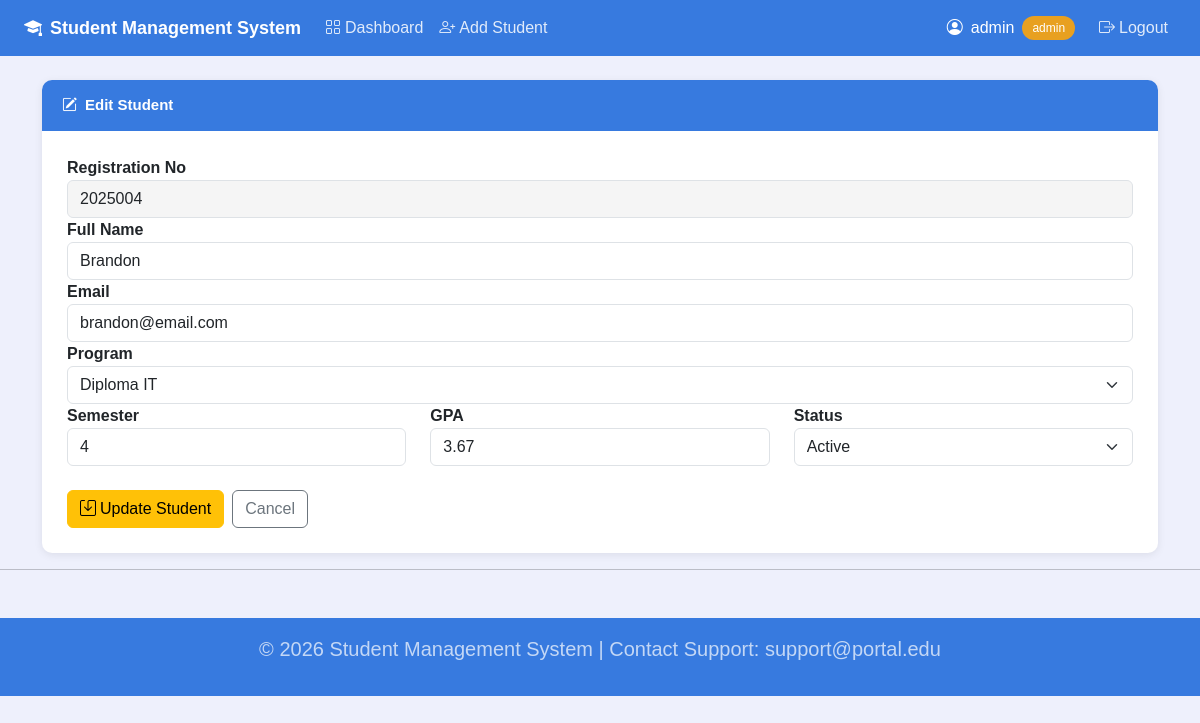
Page /update.php?id=4 (signed in) on the committed database.
### tables this page shows
CREATE TABLE `students` (
  `id` int(11) NOT NULL AUTO_INCREMENT,
  `reg_no` varchar(20) NOT NULL,
  `name` varchar(100) NOT NULL,
  `program` varchar(100) NOT NULL,
  `semester` int(11) DEFAULT 1,
  `gpa` decimal(3,2) DEFAULT 0.00,
  `status` varchar(20) DEFAULT 'Active',
  `email` varchar(100) DEFAULT NULL,
  `user_id` int(11) DEFAULT NULL,
  PRIMARY KEY (`id`),
  KEY `user_id` (`user_id`),
  CONSTRAINT `students_ibfk_1` FOREIGN KEY (`user_id`) REFERENCES `users` (`id`)
);

### update.php (the view, shortened to what this page needs)
<?php
require_once("config/app_config.php");
$id       = $_GET['id'] ?? 0;
$programs = ['Full Stack Web Dev', 'Diploma IT', 'Diploma Computer Science', 'Diploma Business'];
$stmt = mysqli_prepare($conn, "SELECT * FROM students WHERE id = ?");
mysqli_stmt_bind_param($stmt, "i", $id);
mysqli_stmt_execute($stmt);
$result = mysqli_stmt_get_result($stmt);
$s      = mysqli_fetch_assoc($result);
include("includes/header.php");
?>
<div class="container mt-4">
    <div class="form-card">
        <div class="form-card-header">
            <i class="bi bi-pencil-square me-2"></i>Edit Student
        </div>
        <div class="form-card-body">
            <form method="POST">
                <div class="row">
                    <div class="col-12">
                        <label class="fw-bold">Registration No</label>
                        <input type="text" class="form-control" value="<?php echo htmlspecialchars($s['reg_no']); ?>" disabled style="background:#f5f5f5;">
                    </div>
                    <div class="col-12">
                        <label class="fw-bold">Full Name</label>
                        <input type="text" name="name" class="form-control" value="<?php echo htmlspecialchars($s['name']); ?>" required>
                    </div>
                    <div class="col-12">
                        <label class="fw-bold">Email</label>
                        <input type="email" name="email" class="form-control" value="<?php echo htmlspecialchars($s['email']); ?>">
                    </div>
                    <div class="col-12">
                        <label class="fw-bold">Program</label>
                        <select name="program" class="form-select">
                            <?php foreach ($programs as $p): ?>
                                <option value="<?php echo $p; ?>" <?php echo $s['program'] == $p ? 'selected' : ''; ?>>
                                    <?php echo $p; ?>
                                </option>
                            <?php endforeach; ?>
                        </select>
                    </div>
                    <div class="col-md-4">
                        <label class="fw-bold">Semester</label>
                        <input type="number" name="semester" class="form-control" value="<?php echo $s['semester']; ?>" min="1" max="8">
                    </div>
                    <div class="col-md-4">
                        <label class="fw-bold">GPA</label>
                        <input type="number" name="gpa" class="form-control" step="0.01" min="0" max="4" value="<?php echo $s['gpa']; ?>">
                    </div>
                    <div class="col-md-4">
                        <label class="fw-bold">Status</label>
                        <select name="status" class="form-select">
                            <?php foreach (['Active', 'Inactive', 'Graduated'] as $st): ?>
                                <option <?php echo $s['status'] == $st ? 'selected' : ''; ?>><?php echo $st; ?></option>
                            <?php endforeach; ?>
                        </select>
                    </div>
                </div>
                <div class="mt-4 d-flex gap-2">
                    <button type="submit" class="btn btn-warning">
                        <i class="bi bi-save me-1"></i>Update Student
                    </button>
                    <a href="dashboard.php" class="btn btn-outline-secondary">Cancel</a>
                </div>
            </form>
        </div>
    </div>
</div>
<?php include 'includes/footer.php'; ?>

### includes/header.php (style rules this page uses)
body { background: #eef0fc; font-family: Arial, sans-serif; }
.form-card { background: white; border-radius: 10px; box-shadow: 0 2px 8px rgba(0,0,0,0.08); overflow: hidden; }
.form-card-header { background: #377adf; color: white; padding: 14px 20px; font-weight: bold; font-size: 15px; }
.form-card-body { padding: 25px; }

### rows in the picture
students: reg_no "2025004", name "Brandon", email "brandon@email.com", program "Diploma IT", semester "4", gpa "3.67", status "Active"

### other values in the picture
$_SESSION['username'] "admin"
$_SESSION['role'] "admin"
